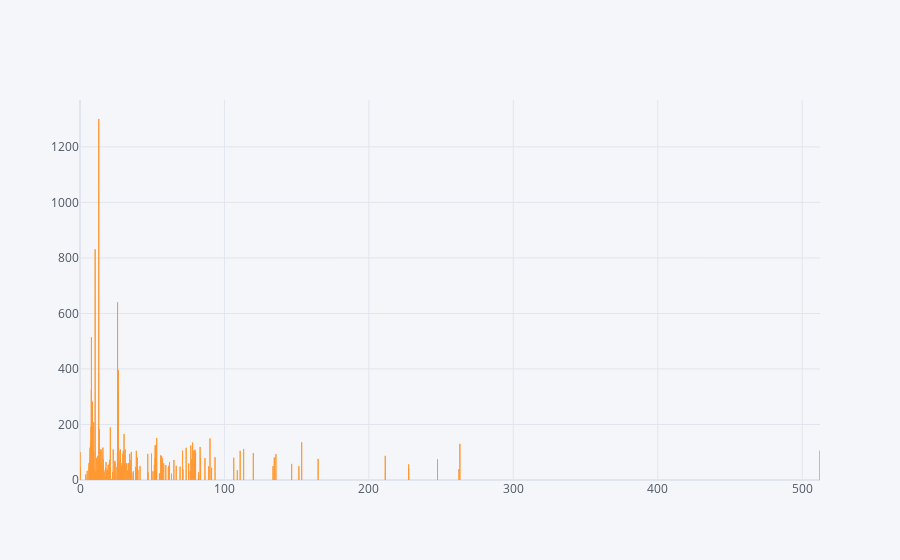

Here is the notebook cell this chart was saved with:
### Code cell
df2.iplot(kind='bar',x='fare',y='age',mode='markers')

### Figure 1 — Plotly figure (JSON) as saved in the notebook; plotly's stock layout.template omitted (floating-point values rounded to 4 significant figures; data arrays with more than 128 entries replaced by an {"elided": "..."} marker saying what was removed)
{"data": [{"marker": {"color": "rgba(255, 153, 51, 0.6)", "line": {"color": "rgba(255, 153, 51, 1.0)", "width": 1}}, "name": "age", "orientation": "v", "text": "", "type": "bar", "x": {"elided": "891 float values"}, "y": {"elided": "891 mixed values"}}], "layout": {"legend": {"bgcolor": "#F5F6F9", "font": {"color": "#4D5663"}}, "paper_bgcolor": "#F5F6F9", "plot_bgcolor": "#F5F6F9", "title": {"font": {"color": "#4D5663"}}, "xaxis": {"gridcolor": "#E1E5ED", "showgrid": true, "tickfont": {"color": "#4D5663"}, "title": {"font": {"color": "#4D5663"}, "text": ""}, "zerolinecolor": "#E1E5ED"}, "yaxis": {"gridcolor": "#E1E5ED", "showgrid": true, "tickfont": {"color": "#4D5663"}, "title": {"font": {"color": "#4D5663"}, "text": ""}, "zerolinecolor": "#E1E5ED"}}}
